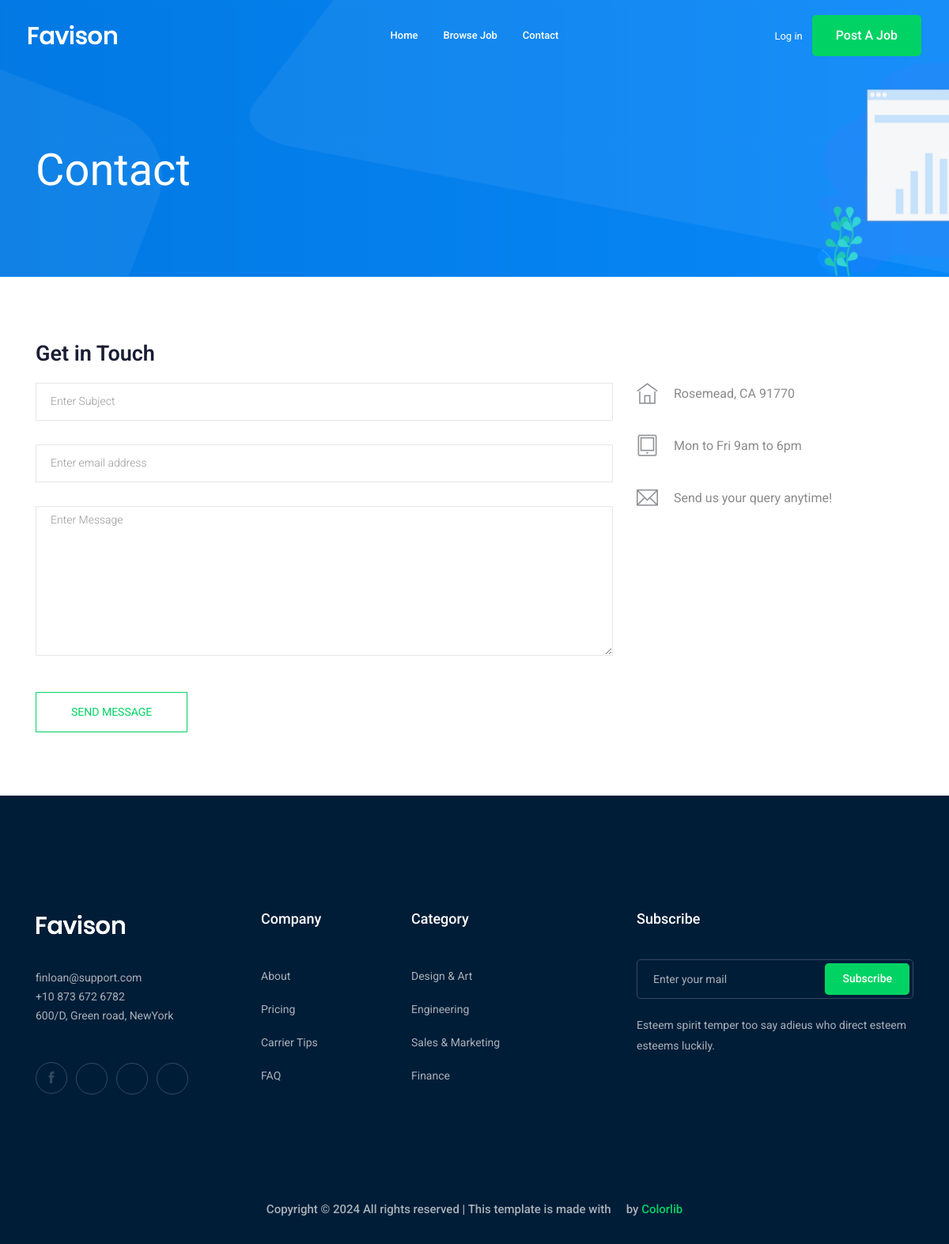
The page /contact-us/ on the database as committed earlier.
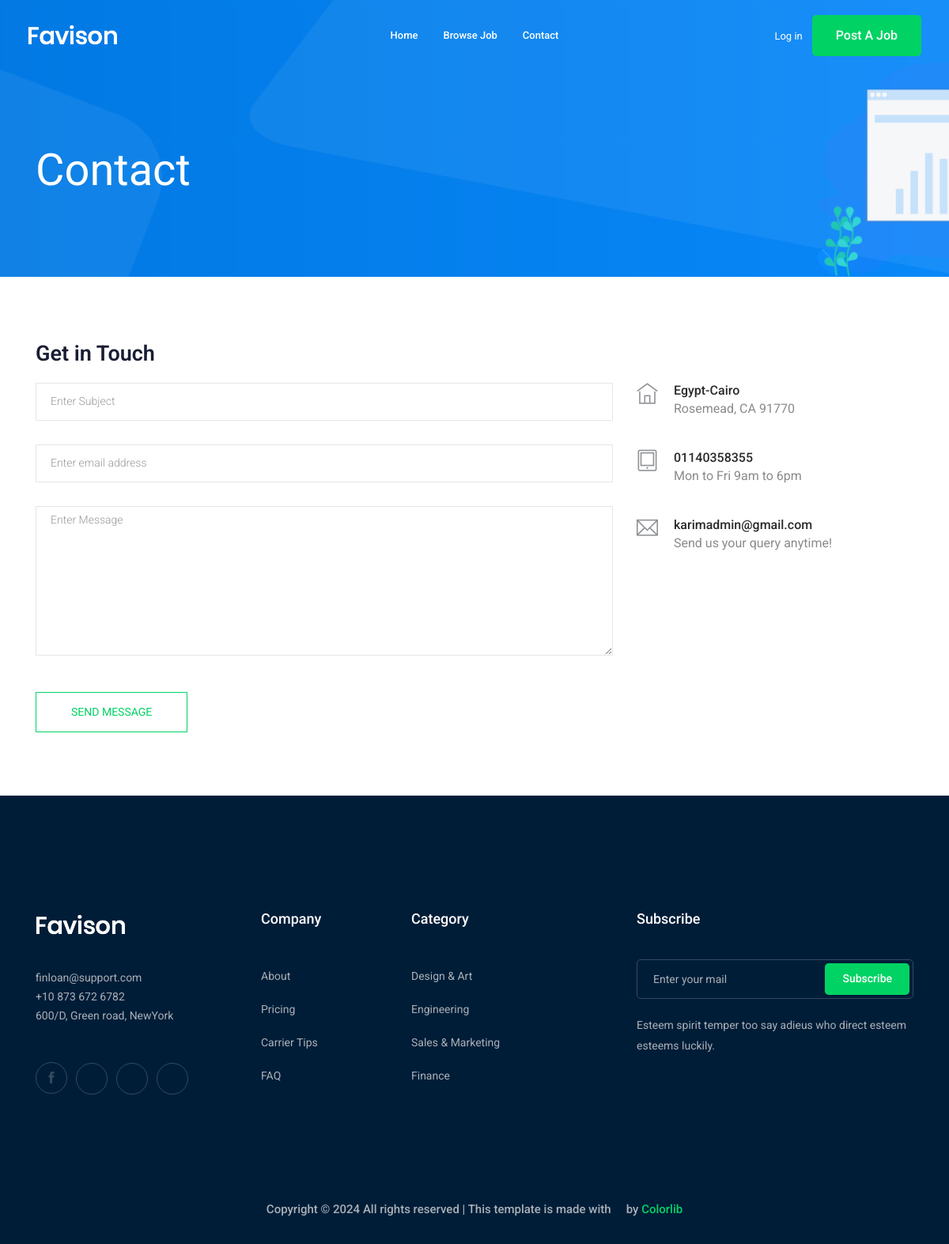
The same page on the database as committed later.
### contact/models.py (models this page shows, shortened)
class Info(models.Model):
    place=models.CharField(max_length=50)
    phone_number=models.CharField(max_length=20)
    email=models.EmailField(max_length=254)

### contact/views.py (the view, shortened to what this page needs)
# urls.py: path('',views.send_message,name='contact'),
def send_message(request):
    myinfo=Info.objects.last()
    return render(request,'contact/contact.html',{'myinfo':myinfo})

### contact/templates/contact/contact.html (shortened to what this page needs)
{% extends 'base.html' %}
{% block body %}
<div class="bradcam_area bradcam_bg_1">
    <div class="container">
        <div class="row">
            <div class="col-xl-12">
                <div class="bradcam_text">
                    <h3>contact</h3>
                </div>
            </div>
        </div>
    </div>
</div>
<section class="contact-section section_padding">
    <div class="container">
        <div class="row">
            <div class="col-12">
                <h2 class="contact-title">Get in Touch</h2>
            </div>
            <div class="col-lg-8">
                <form class="form-contact contact_form" method="post">
                    <div class="row">
                        <div class="col-12">
                            <div class="form-group">
                                <input class="form-control" name="subject" id="subject" type="text"
                                    onfocus="this.placeholder = ''" onblur="this.placeholder = 'Enter Subject'"
                                    placeholder='Enter Subject'>
                            </div>
                        </div>
                        <div class="col-sm-12">
                            <div class="form-group">
                                <input class="form-control" name="email" id="email" type="email"
                                    onfocus="this.placeholder = ''" onblur="this.placeholder = 'Enter email address'"
                                    placeholder='Enter email address'>
                            </div>
                        </div>
                        <div class="col-12">
                            <div class="form-group">
                                <textarea class="form-control w-100" name="message" id="message" cols="30" rows="9"
                                    onfocus="this.placeholder = ''" onblur="this.placeholder = 'Enter Message'"
                                    placeholder='Enter Message'></textarea>
                            </div>
                        </div>
                    </div>
                    <div class="form-group mt-3">
                        <button type="submit" class="button button-contactForm btn_4 boxed-btn">Send
                            Message</button>
                    </div>
                </form>
            </div>
            <div class="col-lg-4">
                <div class="media contact-info">
                    <span class="contact-info__icon"><i class="ti-home"></i></span>
                    <div class="media-body">
                        <h3>{{ myinfo.place }}</h3>
                        <p>Rosemead, CA 91770</p>
                    </div>
                </div>
                <div class="media contact-info">
                    <span class="contact-info__icon"><i class="ti-tablet"></i></span>
                    <div class="media-body">
                        <h3>{{ myinfo.phone_number }}</h3>
                        <p>Mon to Fri 9am to 6pm</p>
                    </div>
                </div>
                <div class="media contact-info">
                    <span class="contact-info__icon"><i class="ti-email"></i></span>
                    <div class="media-body">
                        <h3>{{ myinfo.email }}</h3>
                        <p>Send us your query anytime!</p>
                    </div>
                </div>
            </div>
        </div>
    </div>
</section>
{% endblock %}

Rows that differ between the two databases and show on the page:
added Info: place "Egypt-Cairo", phone_number "01140358355", email "karimadmin@gmail.com"
